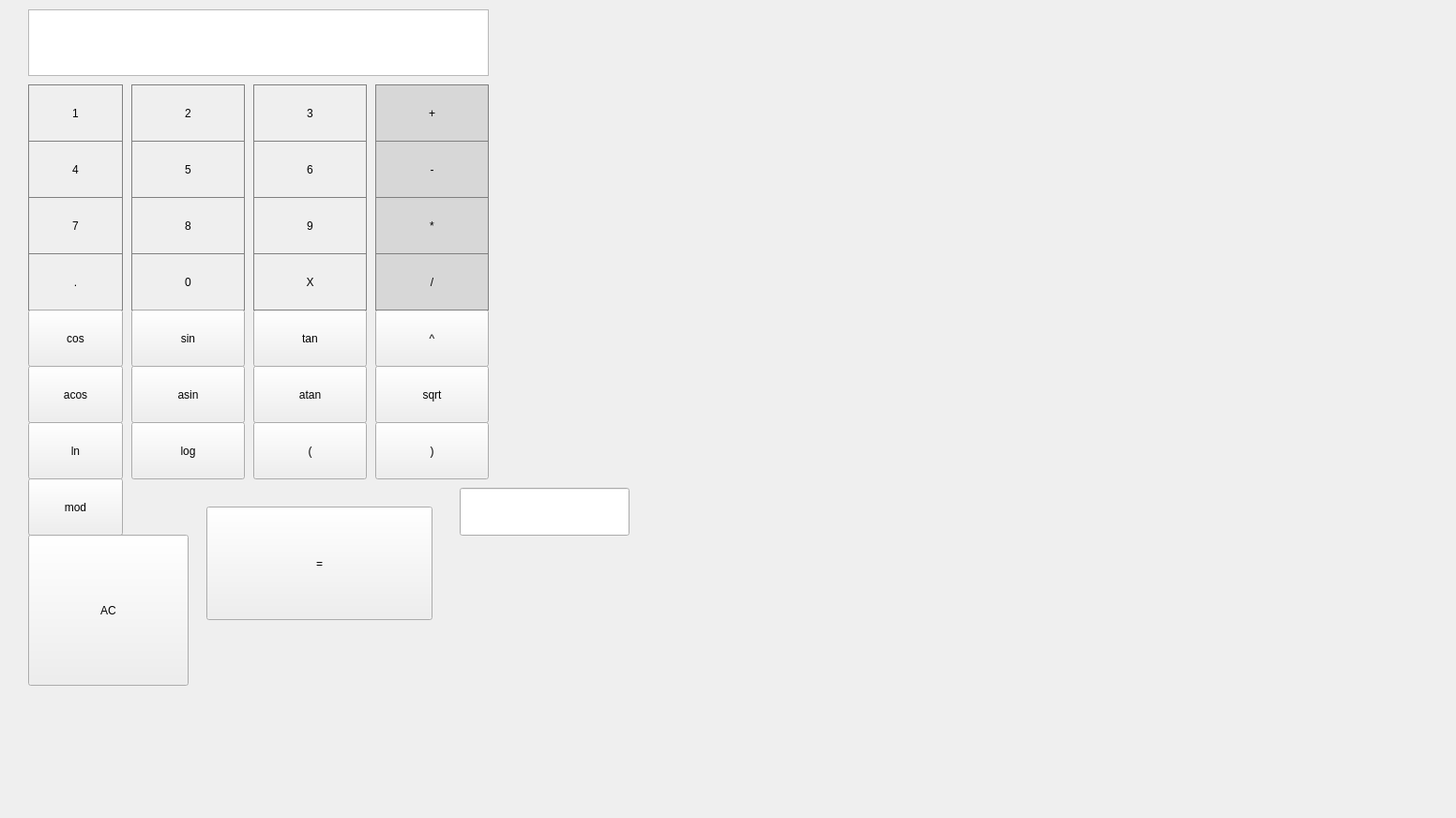
<?xml version="1.0" encoding="UTF-8"?>
<ui version="4.0">
 <class>MainWindow</class>
 <widget class="QMainWindow" name="MainWindow">
  <property name="geometry">
   <rect>
    <x>0</x>
    <y>0</y>
    <width>1552</width>
    <height>872</height>
   </rect>
  </property>
  <property name="windowTitle">
   <string>MainWindow</string>
  </property>
  <widget class="QWidget" name="centralwidget">
   <widget class="QPushButton" name="pushButton_2">
    <property name="geometry">
     <rect>
      <x>140</x>
      <y>90</y>
      <width>121</width>
      <height>61</height>
     </rect>
    </property>
    <property name="styleSheet">
     <string notr="true">QPushButton {
   border: 1px solid gray;
}
QPushButton:pressed {
    background-color: qlineargradient(x1: 0, y1: 0, x2: 0, y2: 1,
                                      stop: 0 #dadbde, stop: 1 #f6f7fa);
}</string>
    </property>
    <property name="text">
     <string>2</string>
    </property>
   </widget>
   <widget class="QTextEdit" name="result_show">
    <property name="geometry">
     <rect>
      <x>30</x>
      <y>10</y>
      <width>491</width>
      <height>71</height>
     </rect>
    </property>
    <property name="font">
     <font>
      <pointsize>20</pointsize>
     </font>
    </property>
    <property name="whatsThis">
     <string>&lt;html&gt;&lt;head/&gt;&lt;body&gt;&lt;p&gt;&lt;br/&gt;&lt;/p&gt;&lt;/body&gt;&lt;/html&gt;</string>
    </property>
    <property name="layoutDirection">
     <enum>Qt::RightToLeft</enum>
    </property>
    <property name="styleSheet">
     <string notr="true">QLabel {
  qproperty-alignment: 'AlignVCenter | AlignRight';
  border: 1px solid gray;
}

background-color : white;</string>
    </property>
    <property name="readOnly">
     <bool>true</bool>
    </property>
    <property name="html">
     <string>&lt;!DOCTYPE HTML PUBLIC &quot;-//W3C//DTD HTML 4.0//EN&quot; &quot;http://www.w3.org/TR/REC-html40/strict.dtd&quot;&gt;
&lt;html&gt;&lt;head&gt;&lt;meta name=&quot;qrichtext&quot; content=&quot;1&quot; /&gt;&lt;meta charset=&quot;utf-8&quot; /&gt;&lt;style type=&quot;text/css&quot;&gt;
p, li { white-space: pre-wrap; }
&lt;/style&gt;&lt;/head&gt;&lt;body style=&quot; font-family:'.AppleSystemUIFont'; font-size:20pt; font-weight:400; font-style:normal;&quot;&gt;
&lt;p align=&quot;justify&quot; dir='rtl' style=&quot;-qt-paragraph-type:empty; margin-top:0px; margin-bottom:0px; margin-left:0px; margin-right:0px; -qt-block-indent:0; text-indent:0px;&quot;&gt;&lt;br /&gt;&lt;/p&gt;&lt;/body&gt;&lt;/html&gt;</string>
    </property>
   </widget>
   <widget class="QPushButton" name="pushButton_1">
    <property name="geometry">
     <rect>
      <x>30</x>
      <y>90</y>
      <width>101</width>
      <height>61</height>
     </rect>
    </property>
    <property name="styleSheet">
     <string notr="true">QPushButton {
   border: 1px solid gray;
}
QPushButton:pressed {
    background-color: qlineargradient(x1: 0, y1: 0, x2: 0, y2: 1,
                                      stop: 0 #dadbde, stop: 1 #f6f7fa);
}</string>
    </property>
    <property name="text">
     <string>1</string>
    </property>
   </widget>
   <widget class="QPushButton" name="pushButton_3">
    <property name="geometry">
     <rect>
      <x>270</x>
      <y>90</y>
      <width>121</width>
      <height>61</height>
     </rect>
    </property>
    <property name="styleSheet">
     <string notr="true">QPushButton {
   border: 1px solid gray;
}
QPushButton:pressed {
    background-color: qlineargradient(x1: 0, y1: 0, x2: 0, y2: 1,
                                      stop: 0 #dadbde, stop: 1 #f6f7fa);
}</string>
    </property>
    <property name="text">
     <string>3</string>
    </property>
   </widget>
   <widget class="QPushButton" name="pushButton_PLUS">
    <property name="geometry">
     <rect>
      <x>400</x>
      <y>90</y>
      <width>121</width>
      <height>61</height>
     </rect>
    </property>
    <property name="styleSheet">
     <string notr="true">QPushButton {
  background-color: rgb(215, 215, 215);
  border: 1px solid gray;
}
QPushButton:pressed {
    background-color: qlineargradient(x1: 0, y1: 0, x2: 0, y2: 1,
                                      stop: 0 #BEBEBE, stop: 1 #D7D7D7);
}</string>
    </property>
    <property name="text">
     <string>+</string>
    </property>
   </widget>
   <widget class="QPushButton" name="pushButton_5">
    <property name="geometry">
     <rect>
      <x>140</x>
      <y>150</y>
      <width>121</width>
      <height>61</height>
     </rect>
    </property>
    <property name="styleSheet">
     <string notr="true">QPushButton {
   border: 1px solid gray;
}
QPushButton:pressed {
    background-color: qlineargradient(x1: 0, y1: 0, x2: 0, y2: 1,
                                      stop: 0 #dadbde, stop: 1 #f6f7fa);
}</string>
    </property>
    <property name="text">
     <string>5</string>
    </property>
   </widget>
   <widget class="QPushButton" name="pushButton_MINUS">
    <property name="geometry">
     <rect>
      <x>400</x>
      <y>150</y>
      <width>121</width>
      <height>61</height>
     </rect>
    </property>
    <property name="styleSheet">
     <string notr="true">QPushButton {
  background-color: rgb(215, 215, 215);
  border: 1px solid gray;
}
QPushButton:pressed {
    background-color: qlineargradient(x1: 1, y1: 0, x2: 0, y2: 1,
                                      stop: 0 #BEBEBE, stop: 1 #D7D7D7);
}</string>
    </property>
    <property name="text">
     <string>-</string>
    </property>
   </widget>
   <widget class="QPushButton" name="pushButton_6">
    <property name="geometry">
     <rect>
      <x>270</x>
      <y>150</y>
      <width>121</width>
      <height>61</height>
     </rect>
    </property>
    <property name="styleSheet">
     <string notr="true">QPushButton {
   border: 1px solid gray;
}
QPushButton:pressed {
    background-color: qlineargradient(x1: 0, y1: 0, x2: 0, y2: 1,
                                      stop: 0 #dadbde, stop: 1 #f6f7fa);
}</string>
    </property>
    <property name="text">
     <string>6</string>
    </property>
   </widget>
   <widget class="QPushButton" name="pushButton_8">
    <property name="geometry">
     <rect>
      <x>140</x>
      <y>210</y>
      <width>121</width>
      <height>61</height>
     </rect>
    </property>
    <property name="styleSheet">
     <string notr="true">QPushButton {
   border: 1px solid gray;
}
QPushButton:pressed {
    background-color: qlineargradient(x1: 0, y1: 0, x2: 0, y2: 1,
                                      stop: 0 #dadbde, stop: 1 #f6f7fa);
}</string>
    </property>
    <property name="text">
     <string>8</string>
    </property>
   </widget>
   <widget class="QPushButton" name="pushButton_UMN">
    <property name="geometry">
     <rect>
      <x>400</x>
      <y>210</y>
      <width>121</width>
      <height>61</height>
     </rect>
    </property>
    <property name="styleSheet">
     <string notr="true">QPushButton {
  background-color: rgb(215, 215, 215);
  border: 1px solid gray;
}
QPushButton:pressed {
    background-color: qlineargradient(x1: 0, y1: 0, x2: 0, y2: 1,
                                      stop: 0 #BEBEBE, stop: 1 #D7D7D7);
}</string>
    </property>
    <property name="text">
     <string>*</string>
    </property>
   </widget>
   <widget class="QPushButton" name="pushButton_9">
    <property name="geometry">
     <rect>
      <x>270</x>
      <y>210</y>
      <width>121</width>
      <height>61</height>
     </rect>
    </property>
    <property name="styleSheet">
     <string notr="true">QPushButton {
   border: 1px solid gray;
}
QPushButton:pressed {
    background-color: qlineargradient(x1: 0, y1: 0, x2: 0, y2: 1,
                                      stop: 0 #dadbde, stop: 1 #f6f7fa);
}</string>
    </property>
    <property name="text">
     <string>9</string>
    </property>
   </widget>
   <widget class="QPushButton" name="pushButton_7">
    <property name="geometry">
     <rect>
      <x>30</x>
      <y>210</y>
      <width>101</width>
      <height>61</height>
     </rect>
    </property>
    <property name="styleSheet">
     <string notr="true">QPushButton {
   border: 1px solid gray;
}
QPushButton:pressed {
    background-color: qlineargradient(x1: 0, y1: 0, x2: 0, y2: 1,
                                      stop: 0 #dadbde, stop: 1 #f6f7fa);
}</string>
    </property>
    <property name="text">
     <string>7</string>
    </property>
   </widget>
   <widget class="QPushButton" name="pushButton_DOT">
    <property name="geometry">
     <rect>
      <x>30</x>
      <y>270</y>
      <width>101</width>
      <height>61</height>
     </rect>
    </property>
    <property name="styleSheet">
     <string notr="true">QPushButton {
   border: 1px solid gray;
}
QPushButton:pressed {
    background-color: qlineargradient(x1: 0, y1: 0, x2: 0, y2: 1,
                                      stop: 0 #dadbde, stop: 1 #f6f7fa);
}</string>
    </property>
    <property name="text">
     <string>.</string>
    </property>
   </widget>
   <widget class="QPushButton" name="pushButton_0">
    <property name="geometry">
     <rect>
      <x>140</x>
      <y>270</y>
      <width>121</width>
      <height>61</height>
     </rect>
    </property>
    <property name="styleSheet">
     <string notr="true">QPushButton {
   border: 1px solid gray;
}
QPushButton:pressed {
    background-color: qlineargradient(x1: 0, y1: 0, x2: 0, y2: 1,
                                      stop: 0 #dadbde, stop: 1 #f6f7fa);
}</string>
    </property>
    <property name="text">
     <string>0</string>
    </property>
   </widget>
   <widget class="QPushButton" name="pushButton_SIN">
    <property name="geometry">
     <rect>
      <x>140</x>
      <y>330</y>
      <width>121</width>
      <height>61</height>
     </rect>
    </property>
    <property name="text">
     <string>sin</string>
    </property>
   </widget>
   <widget class="QPushButton" name="pushButton_MOD">
    <property name="geometry">
     <rect>
      <x>30</x>
      <y>510</y>
      <width>101</width>
      <height>61</height>
     </rect>
    </property>
    <property name="text">
     <string>mod</string>
    </property>
   </widget>
   <widget class="QPushButton" name="pushButton_SQRT">
    <property name="geometry">
     <rect>
      <x>400</x>
      <y>390</y>
      <width>121</width>
      <height>61</height>
     </rect>
    </property>
    <property name="text">
     <string>sqrt</string>
    </property>
   </widget>
   <widget class="QPushButton" name="pushButton_TAN">
    <property name="geometry">
     <rect>
      <x>270</x>
      <y>330</y>
      <width>121</width>
      <height>61</height>
     </rect>
    </property>
    <property name="text">
     <string>tan</string>
    </property>
   </widget>
   <widget class="QPushButton" name="pushButton_COS">
    <property name="geometry">
     <rect>
      <x>30</x>
      <y>330</y>
      <width>101</width>
      <height>61</height>
     </rect>
    </property>
    <property name="text">
     <string>cos</string>
    </property>
   </widget>
   <widget class="QPushButton" name="pushButton_ACOS">
    <property name="geometry">
     <rect>
      <x>30</x>
      <y>390</y>
      <width>101</width>
      <height>61</height>
     </rect>
    </property>
    <property name="text">
     <string>acos</string>
    </property>
   </widget>
   <widget class="QPushButton" name="pushButton_ASIN">
    <property name="geometry">
     <rect>
      <x>140</x>
      <y>390</y>
      <width>121</width>
      <height>61</height>
     </rect>
    </property>
    <property name="text">
     <string>asin</string>
    </property>
   </widget>
   <widget class="QPushButton" name="pushButton_ATAN">
    <property name="geometry">
     <rect>
      <x>270</x>
      <y>390</y>
      <width>121</width>
      <height>61</height>
     </rect>
    </property>
    <property name="text">
     <string>atan</string>
    </property>
   </widget>
   <widget class="QPushButton" name="pushButton_LOG">
    <property name="geometry">
     <rect>
      <x>140</x>
      <y>450</y>
      <width>121</width>
      <height>61</height>
     </rect>
    </property>
    <property name="text">
     <string>log</string>
    </property>
   </widget>
   <widget class="QPushButton" name="pushButton_BKT_RIGHT">
    <property name="geometry">
     <rect>
      <x>400</x>
      <y>450</y>
      <width>121</width>
      <height>61</height>
     </rect>
    </property>
    <property name="text">
     <string>)</string>
    </property>
   </widget>
   <widget class="QPushButton" name="pushButton_BKT_LEFT">
    <property name="geometry">
     <rect>
      <x>270</x>
      <y>450</y>
      <width>121</width>
      <height>61</height>
     </rect>
    </property>
    <property name="text">
     <string>(</string>
    </property>
   </widget>
   <widget class="QPushButton" name="pushButton_LN">
    <property name="geometry">
     <rect>
      <x>30</x>
      <y>450</y>
      <width>101</width>
      <height>61</height>
     </rect>
    </property>
    <property name="text">
     <string>ln</string>
    </property>
   </widget>
   <widget class="QPushButton" name="pushButton_POW">
    <property name="geometry">
     <rect>
      <x>400</x>
      <y>330</y>
      <width>121</width>
      <height>61</height>
     </rect>
    </property>
    <property name="text">
     <string>^</string>
    </property>
   </widget>
   <widget class="QPushButton" name="pushButton_X">
    <property name="geometry">
     <rect>
      <x>270</x>
      <y>270</y>
      <width>121</width>
      <height>61</height>
     </rect>
    </property>
    <property name="styleSheet">
     <string notr="true">QPushButton {
   border: 1px solid gray;
}
QPushButton:pressed {
    background-color: qlineargradient(x1: 0, y1: 0, x2: 0, y2: 1,
                                      stop: 0 #dadbde, stop: 1 #f6f7fa);
}</string>
    </property>
    <property name="text">
     <string>X</string>
    </property>
   </widget>
   <widget class="QPushButton" name="pushButton_4">
    <property name="geometry">
     <rect>
      <x>30</x>
      <y>150</y>
      <width>101</width>
      <height>61</height>
     </rect>
    </property>
    <property name="styleSheet">
     <string notr="true">QPushButton {
   border: 1px solid gray;
}
QPushButton:pressed {
    background-color: qlineargradient(x1: 0, y1: 0, x2: 0, y2: 1,
                                      stop: 0 #dadbde, stop: 1 #f6f7fa);
}</string>
    </property>
    <property name="text">
     <string>4</string>
    </property>
   </widget>
   <widget class="QPushButton" name="pushButton_DEL">
    <property name="geometry">
     <rect>
      <x>400</x>
      <y>270</y>
      <width>121</width>
      <height>61</height>
     </rect>
    </property>
    <property name="styleSheet">
     <string notr="true">QPushButton {
  background-color: rgb(215, 215, 215);
  border: 1px solid gray;
}
QPushButton:pressed {
    background-color: qlineargradient(x1: 0, y1: 0, x2: 0, y2: 1,
                                      stop: 0 #BEBEBE, stop: 1 #D7D7D7);
}</string>
    </property>
    <property name="text">
     <string>/</string>
    </property>
   </widget>
   <widget class="QPushButton" name="pushButton_AC">
    <property name="geometry">
     <rect>
      <x>30</x>
      <y>570</y>
      <width>171</width>
      <height>161</height>
     </rect>
    </property>
    <property name="text">
     <string>AC</string>
    </property>
   </widget>
   <widget class="QCustomPlot" name="widget" native="true">
    <property name="geometry">
     <rect>
      <x>560</x>
      <y>30</y>
      <width>241</width>
      <height>261</height>
     </rect>
    </property>
   </widget>
   <widget class="QPushButton" name="pushButton_result">
    <property name="geometry">
     <rect>
      <x>220</x>
      <y>540</y>
      <width>241</width>
      <height>121</height>
     </rect>
    </property>
    <property name="text">
     <string>=</string>
    </property>
   </widget>
   <widget class="QLineEdit" name="x_input">
    <property name="geometry">
     <rect>
      <x>490</x>
      <y>520</y>
      <width>181</width>
      <height>51</height>
     </rect>
    </property>
   </widget>
  </widget>
 </widget>
 <customwidgets>
  <customwidget>
   <class>QCustomPlot</class>
   <extends>QWidget</extends>
   <header>qcustomplot.h</header>
   <container>1</container>
  </customwidget>
 </customwidgets>
 <resources/>
 <connections/>
</ui>
